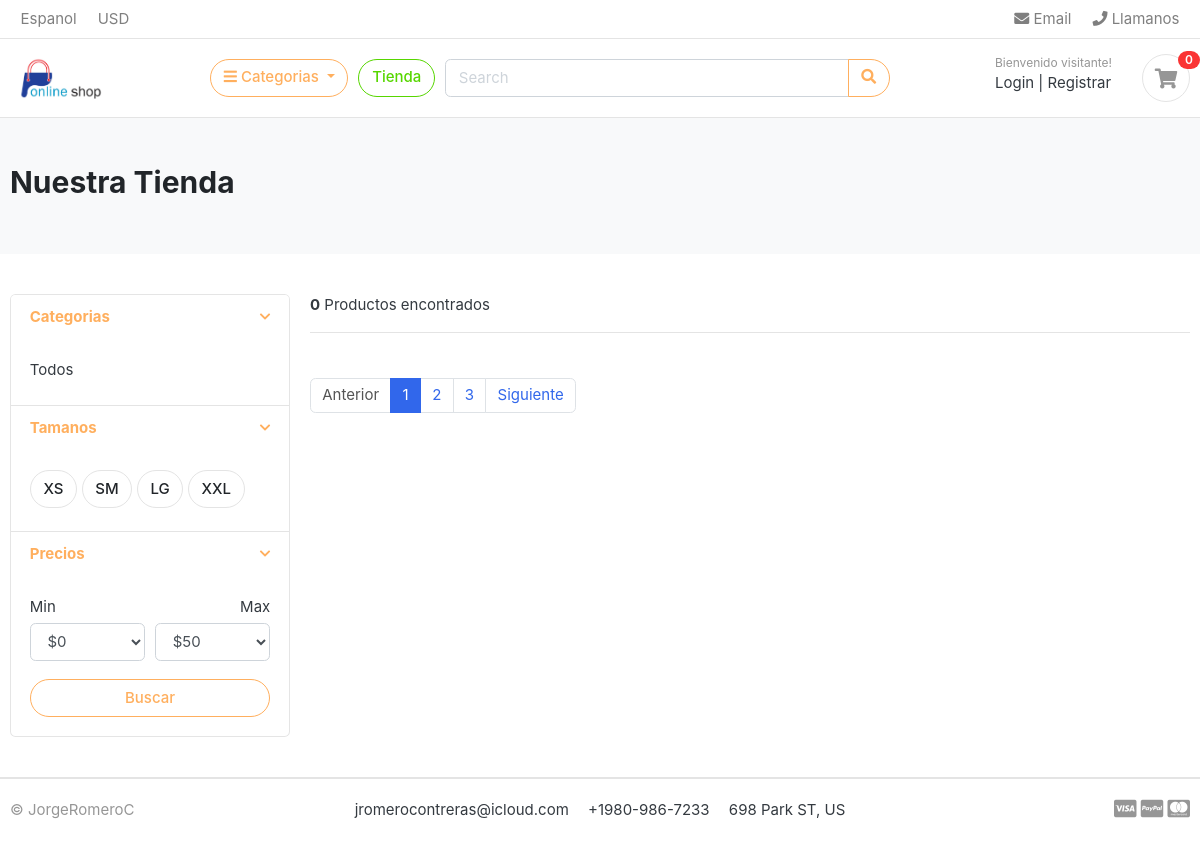
The app's page /store/, older data.
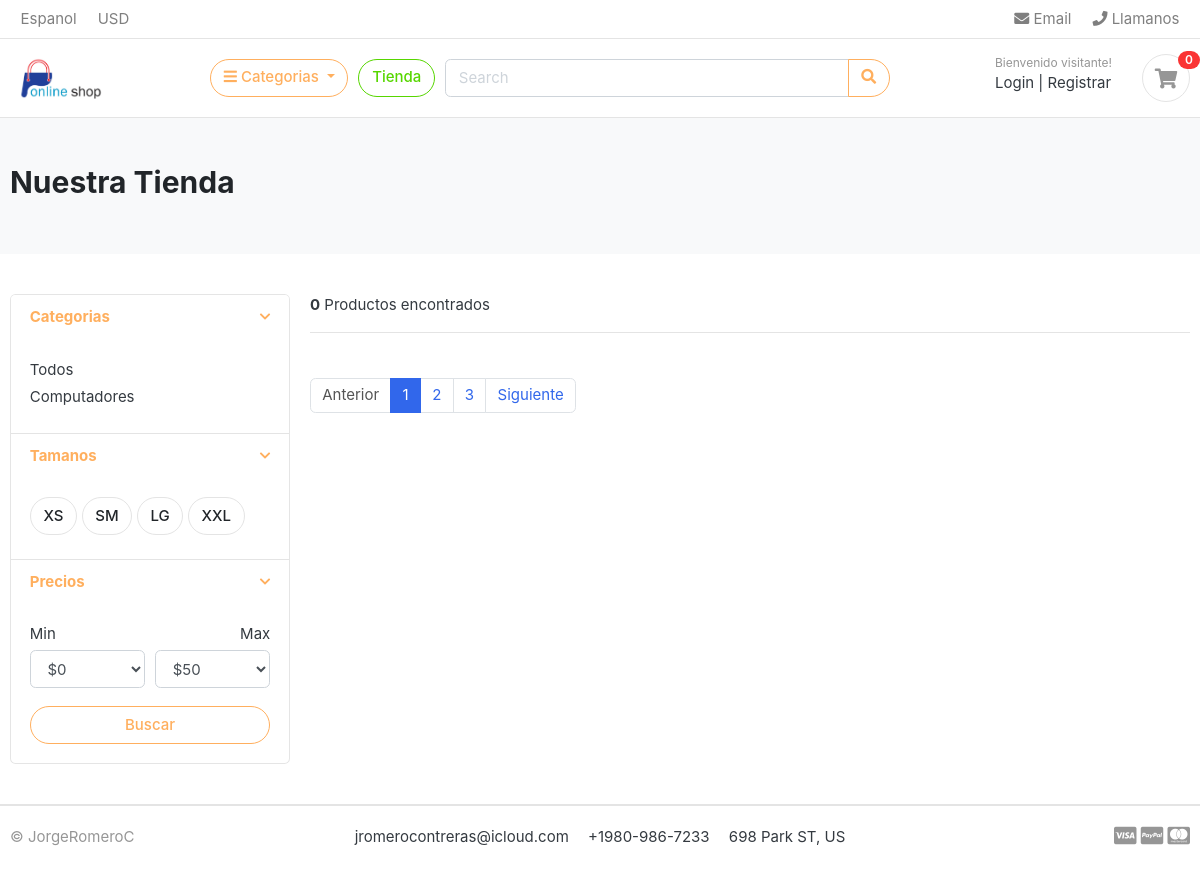
The same page, newer data.
### category/models.py (models this page shows, shortened)
class Category(models.Model):
    category_name = models.CharField(max_length=50, unique=True)
    description = models.CharField(max_length=255, blank=True)
    slug = models.CharField(max_length=100, unique=True)
    cat_image = models.ImageField(upload_to='photos/categories', blank=True)
    class Meta:
        verbose_name = 'categoria'
        verbose_name_plural = 'categorias'
    def get_url(self):
        return reverse('products_by_category', args=[self.slug])

### store/views.py (the view)
# urls.py: path('store/', include('store.urls')),
def store(request, category_slug=None):
    categories = None
    products = None
    if category_slug != None:
        categories = get_object_or_404(Category, slug=category_slug)
        products = Product.objects.filter(category=categories, is_available=True)
        product_count = products.count()
    else:
        products = Product.objects.all().filter(is_available=True)
        product_count = products.count()
    context = {
        'products' : products,
        'product_count': product_count
    }
    return render(request,'store/store.html',context)

### category/context_processors.py (called while the page is built)
def menu_links(request):
    links = Category.objects.all()
    return dict(links=links)

### templates/store/store.html (shortened to what the changed rows need)
{% extends 'base.html' %}
{% load static %}
{% block content %}
<section class="section-pagetop bg">
    <div class="container">
        <h2 class="title-page">Nuestra Tienda</h2>
    </div>
    </section>
<section class="section-content padding-y">
    <div class="container">
    <div class="row">
        <aside class="col-md-3">
    <div class="card">
        <article class="filter-group">
            <div class="filter-content collapse show" id="collapse_1" style="">
                <div class="card-body">
                    <ul class="list-menu">
                        {% for category in links %}
                            <li><a href="{{ category.get_url }}">{{ category.category_name }}</a></li>
                        {% endfor %}
                    </ul>
                </div>
            </div>
        </article>
    </div>
        </aside>
    </div>
    </div>
    </section>
{% endblock %}

Row changes from the older to the newer data that the page shows:
added Category: category_name "Computadores"
